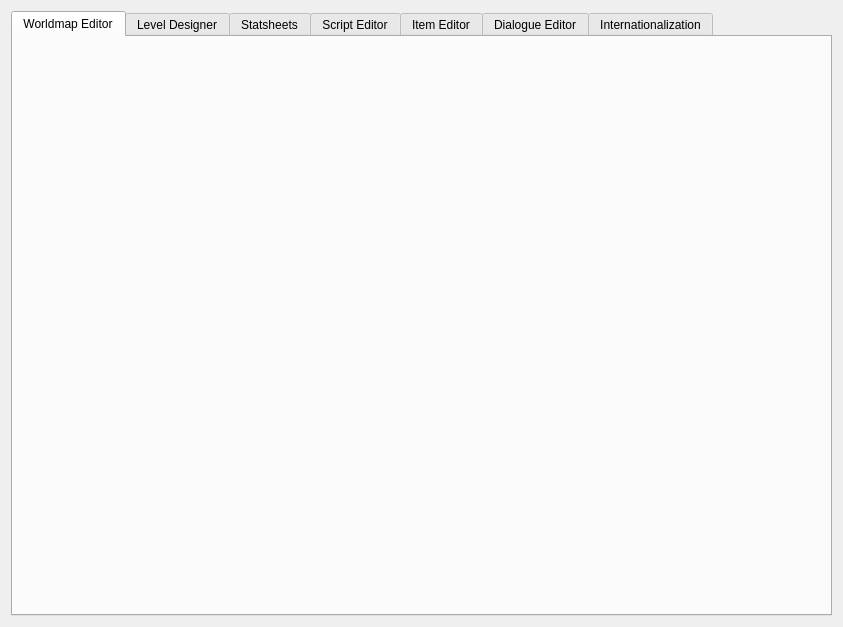
<?xml version="1.0" encoding="UTF-8"?>
<ui version="4.0">
 <class>MainWindow</class>
 <widget class="QMainWindow" name="MainWindow">
  <property name="geometry">
   <rect>
    <x>0</x>
    <y>0</y>
    <width>843</width>
    <height>600</height>
   </rect>
  </property>
  <property name="windowTitle">
   <string>MainWindow</string>
  </property>
  <widget class="QWidget" name="centralWidget">
   <layout class="QVBoxLayout" name="verticalLayout">
    <item>
     <widget class="QTabWidget" name="tabWidget">
      <property name="sizePolicy">
       <sizepolicy hsizetype="Expanding" vsizetype="Preferred">
        <horstretch>0</horstretch>
        <verstretch>0</verstretch>
       </sizepolicy>
      </property>
      <property name="currentIndex">
       <number>0</number>
      </property>
      <widget class="QWidget" name="tabWorldmap">
       <attribute name="title">
        <string>Worldmap Editor</string>
       </attribute>
       <layout class="QVBoxLayout" name="verticalLayout_6">
        <item>
         <widget class="WorldmapEditor" name="worldmapEditor" native="true"/>
        </item>
       </layout>
      </widget>
      <widget class="QWidget" name="tabLevelDesigner">
       <attribute name="title">
        <string>Level Designer</string>
       </attribute>
       <layout class="QGridLayout" name="gridLayout_4">
        <item row="0" column="1">
         <widget class="QComboBox" name="listMap"/>
        </item>
        <item row="1" column="1" colspan="2">
         <widget class="QProgressBar" name="progressBar">
          <property name="enabled">
           <bool>true</bool>
          </property>
          <property name="value">
           <number>100</number>
          </property>
          <property name="textVisible">
           <bool>true</bool>
          </property>
          <property name="orientation">
           <enum>Qt::Horizontal</enum>
          </property>
          <property name="invertedAppearance">
           <bool>false</bool>
          </property>
          <property name="format">
           <string>%p%</string>
          </property>
         </widget>
        </item>
        <item row="4" column="2">
         <widget class="QWidget" name="widget_2" native="true">
          <layout class="QGridLayout" name="gridLayout_16">
           <item row="1" column="0">
            <widget class="QPushButton" name="mapMoveLeft">
             <property name="text">
              <string>←</string>
             </property>
            </widget>
           </item>
           <item row="1" column="1">
            <widget class="QPushButton" name="mapMoveBottom">
             <property name="text">
              <string>↓</string>
             </property>
            </widget>
           </item>
           <item row="1" column="2">
            <widget class="QPushButton" name="mapMoveRight">
             <property name="text">
              <string>→</string>
             </property>
            </widget>
           </item>
           <item row="0" column="1">
            <widget class="QPushButton" name="mapMoveTop">
             <property name="text">
              <string>↑</string>
             </property>
            </widget>
           </item>
           <item row="0" column="2">
            <widget class="QCheckBox" name="freeCamera">
             <property name="enabled">
              <bool>true</bool>
             </property>
             <property name="text">
              <string>Free Camera</string>
             </property>
            </widget>
           </item>
           <item row="0" column="0">
            <widget class="QCheckBox" name="lockCamera">
             <property name="text">
              <string>Lock camera</string>
             </property>
            </widget>
           </item>
          </layout>
         </widget>
        </item>
        <item row="2" column="2">
         <widget class="QWidget" name="widget_4" native="true">
          <property name="sizePolicy">
           <sizepolicy hsizetype="Maximum" vsizetype="Preferred">
            <horstretch>0</horstretch>
            <verstretch>0</verstretch>
           </sizepolicy>
          </property>
          <layout class="QVBoxLayout" name="verticalLayout_10">
           <property name="leftMargin">
            <number>0</number>
           </property>
           <property name="topMargin">
            <number>0</number>
           </property>
           <property name="rightMargin">
            <number>0</number>
           </property>
           <property name="bottomMargin">
            <number>0</number>
           </property>
           <item>
            <widget class="QTabWidget" name="map_tabs">
             <property name="currentIndex">
              <number>0</number>
             </property>
             <widget class="QWidget" name="map_tree">
              <attribute name="title">
               <string>Object Tree</string>
              </attribute>
              <layout class="QGridLayout" name="gridLayout_12">
               <item row="1" column="0">
                <widget class="QPushButton" name="objectAddButton">
                 <property name="text">
                  <string>Add</string>
                 </property>
                </widget>
               </item>
               <item row="1" column="1">
                <widget class="QPushButton" name="objectDeleteButton">
                 <property name="text">
                  <string>Delete</string>
                 </property>
                </widget>
               </item>
               <item row="3" column="0" colspan="2">
                <widget class="WorldObjectWidget" name="worldObjectWidget" native="true"/>
               </item>
               <item row="0" column="0" colspan="2">
                <widget class="MapTreeWidget" name="treeWidget">
                 <property name="dragEnabled">
                  <bool>true</bool>
                 </property>
                 <property name="dragDropMode">
                  <enum>QAbstractItemView::DragDrop</enum>
                 </property>
                 <property name="sortingEnabled">
                  <bool>true</bool>
                 </property>
                 <property name="animated">
                  <bool>true</bool>
                 </property>
                 <property name="headerHidden">
                  <bool>true</bool>
                 </property>
                 <column>
                  <property name="text">
                   <string notr="true">1</string>
                  </property>
                 </column>
                </widget>
               </item>
              </layout>
             </widget>
             <widget class="QWidget" name="terrain">
              <attribute name="title">
               <string>Terrain</string>
              </attribute>
              <layout class="QGridLayout" name="gridLayout_9">
               <item row="3" column="0" colspan="2">
                <widget class="QFrame" name="waypointEditor">
                 <property name="frameShape">
                  <enum>QFrame::StyledPanel</enum>
                 </property>
                 <property name="frameShadow">
                  <enum>QFrame::Raised</enum>
                 </property>
                 <layout class="QGridLayout" name="gridLayout_8">
                  <item row="9" column="2">
                   <widget class="QDoubleSpinBox" name="waypointSelZ">
                    <property name="minimum">
                     <double>-999.000000000000000</double>
                    </property>
                    <property name="maximum">
                     <double>999.000000000000000</double>
                    </property>
                   </widget>
                  </item>
                  <item row="9" column="0">
                   <widget class="QDoubleSpinBox" name="waypointSelX">
                    <property name="minimum">
                     <double>-999.000000000000000</double>
                    </property>
                    <property name="maximum">
                     <double>999.000000000000000</double>
                    </property>
                    <property name="value">
                     <double>0.000000000000000</double>
                    </property>
                   </widget>
                  </item>
                  <item row="7" column="0" colspan="3">
                   <widget class="QPushButton" name="waypointSelDelete">
                    <property name="text">
                     <string>Remove</string>
                    </property>
                    <property name="flat">
                     <bool>true</bool>
                    </property>
                   </widget>
                  </item>
                  <item row="4" column="0" colspan="3">
                   <widget class="QPushButton" name="waypointConnect">
                    <property name="text">
                     <string>Connect</string>
                    </property>
                    <property name="flat">
                     <bool>true</bool>
                    </property>
                   </widget>
                  </item>
                  <item row="9" column="1">
                   <widget class="QDoubleSpinBox" name="waypointSelY">
                    <property name="minimum">
                     <double>-999.000000000000000</double>
                    </property>
                    <property name="maximum">
                     <double>999.000000000000000</double>
                    </property>
                   </widget>
                  </item>
                  <item row="0" column="0">
                   <widget class="QLabel" name="label_2">
                    <property name="text">
                     <string>&lt;b&gt;Selection&lt;/b&gt;</string>
                    </property>
                   </widget>
                  </item>
                  <item row="5" column="0" colspan="3">
                   <widget class="QPushButton" name="waypointDisconnect">
                    <property name="text">
                     <string>Disconnect</string>
                    </property>
                    <property name="flat">
                     <bool>true</bool>
                    </property>
                   </widget>
                  </item>
                  <item row="3" column="0" colspan="3">
                   <widget class="QLineEdit" name="waypointSelection">
                    <property name="enabled">
                     <bool>false</bool>
                    </property>
                   </widget>
                  </item>
                  <item row="8" column="0" colspan="3">
                   <widget class="QPushButton" name="waypointClone">
                    <property name="text">
                     <string>Clone last selected waypoint</string>
                    </property>
                    <property name="flat">
                     <bool>true</bool>
                    </property>
                   </widget>
                  </item>
                 </layout>
                </widget>
               </item>
               <item row="2" column="0">
                <widget class="QPushButton" name="waypointPicker">
                 <property name="text">
                  <string>Picker</string>
                 </property>
                 <property name="checkable">
                  <bool>true</bool>
                 </property>
                 <property name="checked">
                  <bool>true</bool>
                 </property>
                </widget>
               </item>
               <item row="1" column="1">
                <widget class="QPushButton" name="waypointDiscardSelection">
                 <property name="text">
                  <string>Discard Selection</string>
                 </property>
                </widget>
               </item>
               <item row="2" column="1">
                <widget class="QPushButton" name="waypointZoneSelector">
                 <property name="text">
                  <string>Zone selection</string>
                 </property>
                 <property name="checkable">
                  <bool>true</bool>
                 </property>
                </widget>
               </item>
               <item row="1" column="0">
                <widget class="QCheckBox" name="waypointVisible">
                 <property name="text">
                  <string>Visible</string>
                 </property>
                 <property name="checked">
                  <bool>true</bool>
                 </property>
                </widget>
               </item>
               <item row="0" column="0" colspan="2">
                <widget class="QPushButton" name="waypointGenerateObject">
                 <property name="text">
                  <string>Generate for current object</string>
                 </property>
                </widget>
               </item>
               <item row="4" column="0">
                <widget class="Line" name="line">
                 <property name="orientation">
                  <enum>Qt::Vertical</enum>
                 </property>
                </widget>
               </item>
              </layout>
             </widget>
             <widget class="QWidget" name="zonesTab">
              <attribute name="title">
               <string>Zones</string>
              </attribute>
              <layout class="QGridLayout" name="gridLayout_6">
               <item row="3" column="0">
                <widget class="QLabel" name="zoneLabelDestination">
                 <property name="text">
                  <string>Destinations:</string>
                 </property>
                </widget>
               </item>
               <item row="0" column="0" colspan="2">
                <widget class="QPushButton" name="zoneAdd">
                 <property name="text">
                  <string>Add</string>
                 </property>
                </widget>
               </item>
               <item row="1" column="0">
                <widget class="QComboBox" name="zoneList"/>
               </item>
               <item row="1" column="1">
                <widget class="QPushButton" name="zoneDelete">
                 <property name="text">
                  <string>Delete</string>
                 </property>
                </widget>
               </item>
               <item row="2" column="0" colspan="2">
                <widget class="QPushButton" name="zoneSetSelection">
                 <property name="text">
                  <string>Set as selection</string>
                 </property>
                </widget>
               </item>
               <item row="5" column="0" rowspan="2" colspan="2">
                <widget class="QListWidget" name="zoneDestinations"/>
               </item>
               <item row="7" column="0">
                <widget class="QPushButton" name="zoneAddDestination">
                 <property name="text">
                  <string>Add</string>
                 </property>
                </widget>
               </item>
               <item row="7" column="1">
                <widget class="QPushButton" name="zoneDeleteDestination">
                 <property name="text">
                  <string>Delete</string>
                 </property>
                </widget>
               </item>
               <item row="8" column="0">
                <widget class="Line" name="line_2">
                 <property name="orientation">
                  <enum>Qt::Vertical</enum>
                 </property>
                </widget>
               </item>
              </layout>
             </widget>
            </widget>
           </item>
          </layout>
         </widget>
        </item>
        <item row="0" column="2">
         <widget class="QWidget" name="widget_3" native="true">
          <layout class="QHBoxLayout" name="horizontalLayout">
           <item>
            <widget class="QPushButton" name="mapNew">
             <property name="text">
              <string>New Map</string>
             </property>
            </widget>
           </item>
           <item>
            <widget class="QPushButton" name="saveMap">
             <property name="text">
              <string>Save Map</string>
             </property>
            </widget>
           </item>
          </layout>
         </widget>
        </item>
        <item row="2" column="1" rowspan="10">
         <widget class="QPandaWidget" name="widget" native="true">
          <property name="sizePolicy">
           <sizepolicy hsizetype="Expanding" vsizetype="Expanding">
            <horstretch>0</horstretch>
            <verstretch>0</verstretch>
           </sizepolicy>
          </property>
          <property name="minimumSize">
           <size>
            <width>0</width>
            <height>0</height>
           </size>
          </property>
          <layout class="QGridLayout" name="gridLayout"/>
         </widget>
        </item>
       </layout>
      </widget>
      <widget class="QWidget" name="tabStatsheets">
       <attribute name="title">
        <string>Statsheets</string>
       </attribute>
       <layout class="QGridLayout" name="gridLayout_15">
        <item row="0" column="0">
         <widget class="QPushButton" name="charsheetAdd">
          <property name="text">
           <string>New</string>
          </property>
         </widget>
        </item>
        <item row="0" column="1">
         <widget class="QPushButton" name="charsheetDel">
          <property name="text">
           <string>Delete</string>
          </property>
         </widget>
        </item>
        <item row="3" column="0" colspan="2">
         <widget class="QListWidget" name="charsheetList">
          <property name="sizePolicy">
           <sizepolicy hsizetype="MinimumExpanding" vsizetype="MinimumExpanding">
            <horstretch>0</horstretch>
            <verstretch>0</verstretch>
           </sizepolicy>
          </property>
          <property name="maximumSize">
           <size>
            <width>16777215</width>
            <height>16777215</height>
           </size>
          </property>
         </widget>
        </item>
        <item row="3" column="2" rowspan="2" colspan="3">
         <widget class="CharsheetEditor" name="charsheetEditor" native="true">
          <property name="sizePolicy">
           <sizepolicy hsizetype="MinimumExpanding" vsizetype="MinimumExpanding">
            <horstretch>0</horstretch>
            <verstretch>0</verstretch>
           </sizepolicy>
          </property>
         </widget>
        </item>
        <item row="0" column="4">
         <widget class="QPushButton" name="charsheetSave">
          <property name="text">
           <string>Save</string>
          </property>
         </widget>
        </item>
        <item row="0" column="2">
         <spacer name="horizontalSpacer_2">
          <property name="orientation">
           <enum>Qt::Horizontal</enum>
          </property>
          <property name="sizeHint" stdset="0">
           <size>
            <width>40</width>
            <height>20</height>
           </size>
          </property>
         </spacer>
        </item>
       </layout>
      </widget>
      <widget class="QWidget" name="tabScriptEditor">
       <attribute name="title">
        <string>Script Editor</string>
       </attribute>
       <layout class="QGridLayout" name="gridLayout_2">
        <item row="2" column="0" colspan="2">
         <widget class="QTreeWidget" name="scriptList">
          <column>
           <property name="text">
            <string notr="true">1</string>
           </property>
          </column>
         </widget>
        </item>
        <item row="1" column="0" colspan="2">
         <widget class="QLineEdit" name="scriptSearch">
          <property name="text">
           <string>Search...</string>
          </property>
         </widget>
        </item>
        <item row="0" column="1">
         <widget class="QPushButton" name="scriptDelete">
          <property name="text">
           <string>Delete</string>
          </property>
         </widget>
        </item>
        <item row="0" column="0">
         <widget class="QPushButton" name="scriptNew">
          <property name="text">
           <string>New</string>
          </property>
         </widget>
        </item>
        <item row="0" column="2" rowspan="3">
         <widget class="QWidget" name="editContainer" native="true">
          <layout class="QVBoxLayout" name="verticalLayout_2">
           <item>
            <widget class="QFrame" name="editControls">
             <property name="frameShape">
              <enum>QFrame::StyledPanel</enum>
             </property>
             <property name="frameShadow">
              <enum>QFrame::Raised</enum>
             </property>
             <layout class="QHBoxLayout" name="horizontalLayout_2">
              <item>
               <widget class="QLabel" name="labelFilename">
                <property name="text">
                 <string/>
                </property>
               </widget>
              </item>
              <item>
               <spacer name="horizontalSpacer">
                <property name="orientation">
                 <enum>Qt::Horizontal</enum>
                </property>
                <property name="sizeHint" stdset="0">
                 <size>
                  <width>40</width>
                  <height>20</height>
                 </size>
                </property>
               </spacer>
              </item>
              <item>
               <widget class="QPushButton" name="scriptPrevious">
                <property name="text">
                 <string/>
                </property>
               </widget>
              </item>
              <item>
               <widget class="QPushButton" name="scriptNext">
                <property name="text">
                 <string/>
                </property>
               </widget>
              </item>
              <item>
               <widget class="QPushButton" name="scriptSave">
                <property name="text">
                 <string/>
                </property>
               </widget>
              </item>
              <item>
               <widget class="QPushButton" name="scriptClose">
                <property name="sizePolicy">
                 <sizepolicy hsizetype="Minimum" vsizetype="Fixed">
                  <horstretch>0</horstretch>
                  <verstretch>0</verstretch>
                 </sizepolicy>
                </property>
                <property name="text">
                 <string/>
                </property>
               </widget>
              </item>
             </layout>
            </widget>
           </item>
           <item>
            <widget class="QTextEdit" name="scriptBaseEdit">
             <property name="enabled">
              <bool>false</bool>
             </property>
            </widget>
           </item>
          </layout>
         </widget>
        </item>
       </layout>
      </widget>
      <widget class="QWidget" name="itemTab">
       <attribute name="title">
        <string>Item Editor</string>
       </attribute>
       <layout class="QVBoxLayout" name="verticalLayout_5">
        <item>
         <widget class="ItemEditor" name="itemEditor" native="true"/>
        </item>
       </layout>
      </widget>
      <widget class="QWidget" name="tabDialogEditor">
       <attribute name="title">
        <string>Dialogue Editor</string>
       </attribute>
       <layout class="QGridLayout" name="gridLayout_3">
        <item row="1" column="0" rowspan="2" colspan="5">
         <widget class="DialogEditor" name="dialogEditor" native="true">
          <property name="enabled">
           <bool>false</bool>
          </property>
         </widget>
        </item>
        <item row="0" column="4">
         <widget class="QPushButton" name="dialogDelete">
          <property name="text">
           <string>Delete</string>
          </property>
         </widget>
        </item>
        <item row="0" column="0" colspan="3">
         <widget class="QComboBox" name="dialogList"/>
        </item>
        <item row="0" column="3">
         <widget class="QPushButton" name="dialogNew">
          <property name="text">
           <string>New</string>
          </property>
         </widget>
        </item>
       </layout>
      </widget>
      <widget class="QWidget" name="tab">
       <attribute name="title">
        <string>Internationalization</string>
       </attribute>
       <layout class="QGridLayout" name="gridLayout_5">
        <item row="0" column="0">
         <widget class="QPushButton" name="languageNew">
          <property name="text">
           <string>New</string>
          </property>
         </widget>
        </item>
        <item row="0" column="1">
         <widget class="QPushButton" name="languageDelete">
          <property name="text">
           <string>Delete</string>
          </property>
         </widget>
        </item>
        <item row="0" column="2" rowspan="2">
         <widget class="FormInternationalization" name="languageEditor" native="true">
          <property name="enabled">
           <bool>false</bool>
          </property>
         </widget>
        </item>
        <item row="1" column="0" colspan="2">
         <widget class="QListWidget" name="languageList"/>
        </item>
       </layout>
      </widget>
     </widget>
    </item>
   </layout>
  </widget>
 </widget>
 <layoutdefault spacing="6" margin="11"/>
 <customwidgets>
  <customwidget>
   <class>QPandaWidget</class>
   <extends>QWidget</extends>
   <header>qpandawidget.h</header>
   <container>1</container>
  </customwidget>
  <customwidget>
   <class>DialogEditor</class>
   <extends>QWidget</extends>
   <header>dialogeditor.h</header>
   <container>1</container>
  </customwidget>
  <customwidget>
   <class>FormInternationalization</class>
   <extends>QWidget</extends>
   <header>forminternationalization.h</header>
   <container>1</container>
  </customwidget>
  <customwidget>
   <class>ItemEditor</class>
   <extends>QWidget</extends>
   <header>itemeditor.h</header>
   <container>1</container>
  </customwidget>
  <customwidget>
   <class>WorldmapEditor</class>
   <extends>QWidget</extends>
   <header>worldmapeditor.h</header>
   <container>1</container>
  </customwidget>
  <customwidget>
   <class>CharsheetEditor</class>
   <extends>QWidget</extends>
   <header>charsheeteditor.h</header>
   <container>1</container>
  </customwidget>
  <customwidget>
   <class>MapTreeWidget</class>
   <extends>QTreeWidget</extends>
   <header>maptreewidget.h</header>
  </customwidget>
  <customwidget>
   <class>WorldObjectWidget</class>
   <extends>QWidget</extends>
   <header>worldobjectwidget.h</header>
   <container>1</container>
  </customwidget>
 </customwidgets>
 <resources/>
 <connections/>
</ui>
